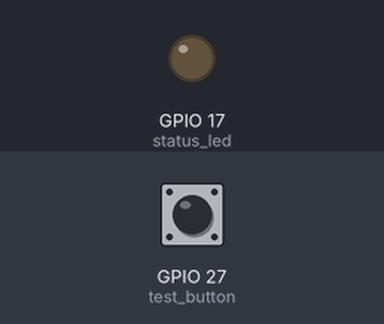
A program run on a simulated Raspberry Pi (BCM pin numbers). On the bench: output pins drawn as LEDs (lit = HIGH). The test bench sets the inputs (shaded band); at power-on: GPIO 27 (test_button) HIGH. What the program prints to the terminal is not drawn.

Above: at 1.2 s.
1.3 s: GPIO 27 (test_button) pulled LOW for 0.15 s
At 1.37 s:
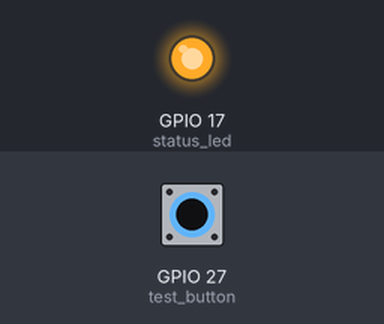
2.9 s: GPIO 27 (test_button) pulled LOW for 3.2 s
At 7.2 s:
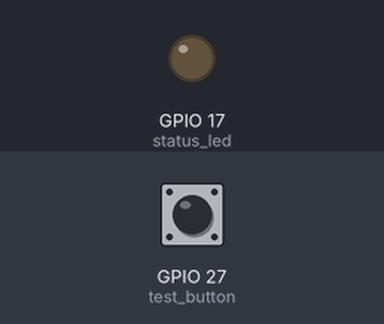
Timing chart, 0 to 8.7 s (numbered marks = the images above; inputs shaded):
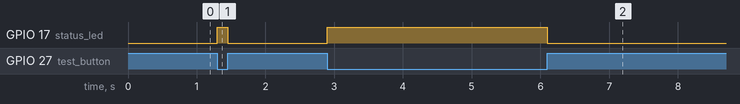

The program:

gpio.py
```python
from gpiozero import LED, Button, Device
# from esp32tool import
from signal import pause

print("Before any device: pin factory →", Device.pin_factory)  # This will be None

status_led = LED(17)          # ← Here the factory loads!
test_button = Button(27)

print("After creating devices: pin factory →", Device.pin_factory)  # Now shows <LGPIOFactory ...> or similar

def on_button_pressed():
    status_led.on()
    print("Button PRESSED → Test stimulus ACTIVE")

def on_button_released():
    status_led.off()
    print("Button RELEASED → Test stimulus OFF")

test_button.when_pressed = on_button_pressed
test_button.when_released = on_button_released

print("Digital IO test running... Press the button on GPIO27!")
pause()
```

Measured:
- after the input at 1.3 s, GPIO 17 (status_led): LOW → HIGH at once, → LOW 0.15 s later
- after the input at 2.9 s, GPIO 17 (status_led): LOW → HIGH at once, → LOW 3.2 s later
